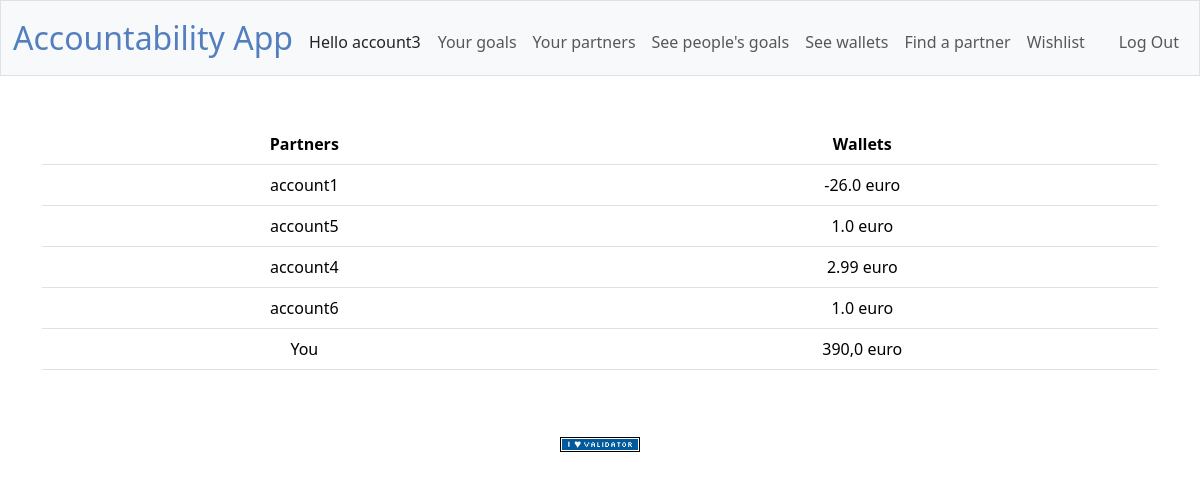
The app's page /seewallets (signed in) with its own data.
### tables this page shows
CREATE TABLE accounts (
    id INTEGER PRIMARY KEY AUTOINCREMENT NOT NULL,
    username TEXT NOT NULL,
    hash TEXT NOT NULL,
    wallet NUMERIC NOT NULL DEFAULT 1.00
);

### app.py (the view)
@app.route("/seewallets")
@login_required
def see_wallets():
    partnerList = accepted_partner_list(session["user_id"])
    myWallet = find_wallet(session["user_id"])
    wallet = str_dec_comma(myWallet)
    return render_template("seewallets.html", partnerList=partnerList, wallet=wallet)

### app.py (called while the page is built)
@app.after_request
def after_request(response):
    response.headers["Cache-Control"] = "no-cache, no-store, must-revalidate"
    response.headers["Expires"] = 0
    response.headers["Pragma"] = "no-cache"
    return response

### helpers.py (called while the page is built)
def login_required(f):
    @wraps(f)
    def decorated_function(*args, **kwargs):
        if session.get("user_id") is None:
            return redirect("/login")
        return f(*args, **kwargs)
    return decorated_function

def find_username(value):
    db = SQL("sqlite:///projectdata.db")
    names = db.execute("""
                        SELECT username FROM accounts WHERE id=?
                          """, value)
    person = ""
    for name in names:
        person = name["username"]
    return person

### partners.py (called while the page is built)
def accepted_partner_list(value):
    partnerList = []
    accepteePartner = db.execute("""
                                SELECT * FROM partnerships WHERE status = ? AND acceptee = ?
                                 """, "ACCEPTED", value)
    requesterPartner = db.execute("""
                                SELECT * FROM partnerships WHERE status = ? AND requester = ?
                                 """, "ACCEPTED", value)
    for partner in accepteePartner:
        partnerList.append(partner["requester"])
    for partner in requesterPartner:
        partnerList.append(partner["acceptee"])
    return partnerList

### wallets.py (called while the page is built)
def str_dec_comma(value):
    strWallet = str(value)
    euro = strWallet.replace(".",",")
    return euro

def find_wallet(userid):
    wallet = db.execute("""
                        SELECT wallet FROM accounts WHERE id = ?
                        """, userid)
    wallet = float(wallet[0]["wallet"])
    wallet = round(wallet, 2)
    return wallet;

### templates/seewallets.html (shortened to what this page needs)
{% extends "layout.html" %}
{% block main %}
<table class="table">
    <thead>
        <tr>
            <th scope="col">Partners</th>
            <th scope="col">Wallets</th>
        </tr>
    </thead>
    <tbody>
        {% for partner in partnerList %}
            <tr>
            <td>{{ partner | find_username }}</td>
            <td>{{ partner | find_wallet }} euro</td>
            </tr>
        {% endfor %}
        <tr>
            <td>You</td>
            <td>{{ wallet }} euro</td>
        </tr>
    </tbody>
</table>
{% endblock %}

### templates/layout.html (shortened to what this page needs)
<!DOCTYPE html>
<html lang="en">
    <head>
        <link href="https://cdn.jsdelivr.net/npm/bootstrap@5.3.3/dist/css/bootstrap.min.css" rel="stylesheet">
        <link href="/static/styles.css" rel="stylesheet">
    </head>
    <body>
        <nav class="bg-light border navbar navbar-expand-md navbar-light">
            <div class="container-fluid">
                <a class="navbar-brand" href="/"><span class="blue">Accountability App</span></a>
                <div class="collapse navbar-collapse" id="navbar">
                    {% if session["user_id"] %}
                        <ul class="navbar-nav me-auto mt-2">
                            Hello {{ session["user_name"] }}
                        </ul>
                        <ul class="navbar-nav me-auto mt-2">
                            <li class="nav-item"><a class="nav-link" href="/maingoalpage">Your goals</a></li>
                            <li class="nav-item"><a class="nav-link" href="/partnerlist">Your partners</a></li>
                            <li class="nav-item"><a class="nav-link" href="/seePartnerGoals">See people's goals</a></li>
                            <li class="nav-item"><a class="nav-link" href="/seewallets">See wallets</a></li>
                            <li class="nav-item"><a class="nav-link" href="/findpartner">Find a partner</a></li>
                            <li class="nav-item"><a class="nav-link" href="/wishlist">Wishlist</a></li>
                        </ul>
                        <ul class="navbar-nav ms-auto mt-2">
                            <li class="nav-item"><a class="nav-link" href="/logout">Log Out</a></li>
                        </ul>
                    {% else %}
                        <ul class="navbar-nav ms-auto mt-2">
                            <li class="nav-item"><a class="nav-link" href="/register">Register</a></li>
                            <li class="nav-item"><a class="nav-link" href="/login">Log In</a></li>
                        </ul>
                    {% endif %}
                </div>
            </div>
        </nav>
        <main class="container py-5 text-center">
            {% block main %}{% endblock %}
        </main>
        <footer class="mb-5">
            <form action="https://validator.w3.org/check" class="text-center" enctype="multipart/form-data" method="post" target="_blank">
                <input alt="Validate" src="/static/I_heart_validator.png" type="image">
            </form>
        </footer>
    </body>
</html>

### static/styles.css (style rules this page uses)
nav .navbar-brand { font-size: xx-large; }
nav .navbar-brand .blue { color: #537fbe; }

### records on screen
accounts: user_name "account3"
accounts: username "account1", partner "-26.0"
accounts: username "account5", partner "1.0"
accounts: username "account4", wallet "2.99"
accounts: username "account6", partner "1.0"

### other values on screen
{{ wallet }} "390,0"
